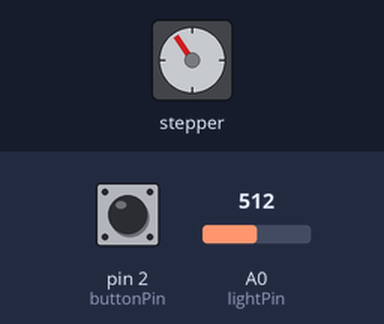
The sketch below on a simulated Arduino Uno, built with avr-gcc and run on an emulated ATmega328P. Shown: stepper motor. Inputs (shaded band) come from the test bench; at power-on: A0 (lightPin) = 512, pin 2 (buttonPin) HIGH. Stepper angles assume 2048 steps per turn; what the sketch prints to the serial monitor is not drawn.

Above: at 1.2 s.
1.3 s: A0 (lightPin) set to 0
At 1.66 s:
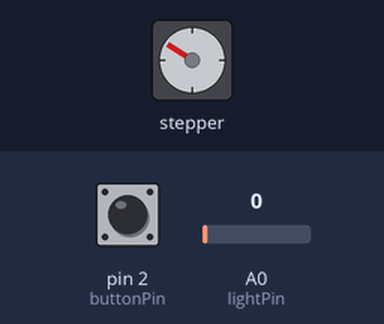
4.3 s: pin 2 (buttonPin) pulled LOW for 0.15 s
At 4.67 s:
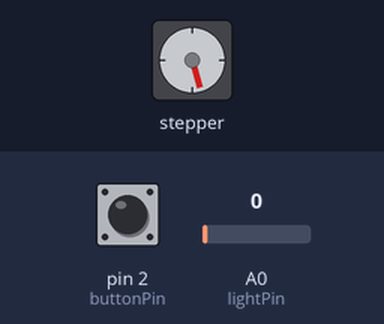
7.4 s: pin 2 (buttonPin) pulled LOW for 1 s
At 8.28 s:
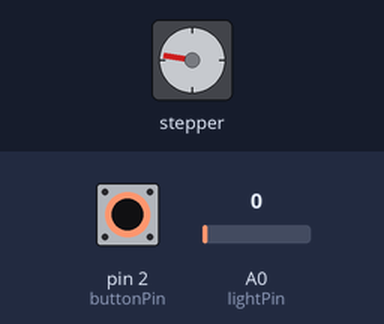
11.4 s: A0 (lightPin) set to 122
Timing chart, 0 to 15.4 s (numbered marks = the images above; inputs shaded):
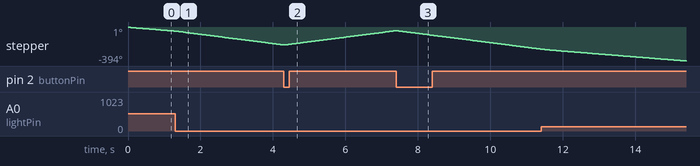

The sketch:

35_stepmotor_lightsensor.ino
```cpp
#include <Stepper.h>
int stepsPerRevolution=2048; // depends on the motor. Don't change
Stepper myStepper(stepsPerRevolution, 8,10,9,11); // depends on the motor
int motorSpeed=10; //rpm
int dt = 500;

int buttonPin=2;
int buttonNew;
int buttonOld =1;
int msg;
int green = 9;
int direction = -1;

int lightPin = A0;
int lightVal;
boolean bright=true;

void setup() {
  // put your setup code here, to run once:
Serial.begin(9600);
myStepper.setSpeed(motorSpeed);
pinMode(buttonPin, INPUT);
digitalWrite(buttonPin, HIGH);

pinMode(lightPin, INPUT);

}

void loop() {
  // put your main code here, to run repeatedly:

    myStepper.step(direction );

button();

lightVal = analogRead(lightPin);
Serial.println(lightVal);
if (lightVal>150 && bright == false){
  direction = direction*(-1);
  bright = true;
  }
  else if (lightVal <=150){
    bright = false;
  }

}

void button(){
  buttonNew=digitalRead(buttonPin);

  if (buttonOld==1 && buttonNew==0){
    // just gone down
    direction = direction*(-1);
  }
  buttonOld = buttonNew;

}
```
